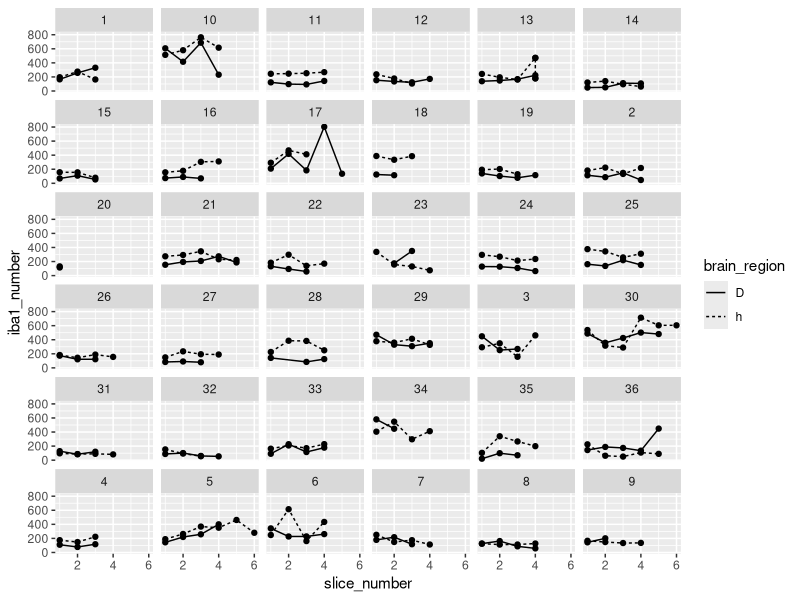
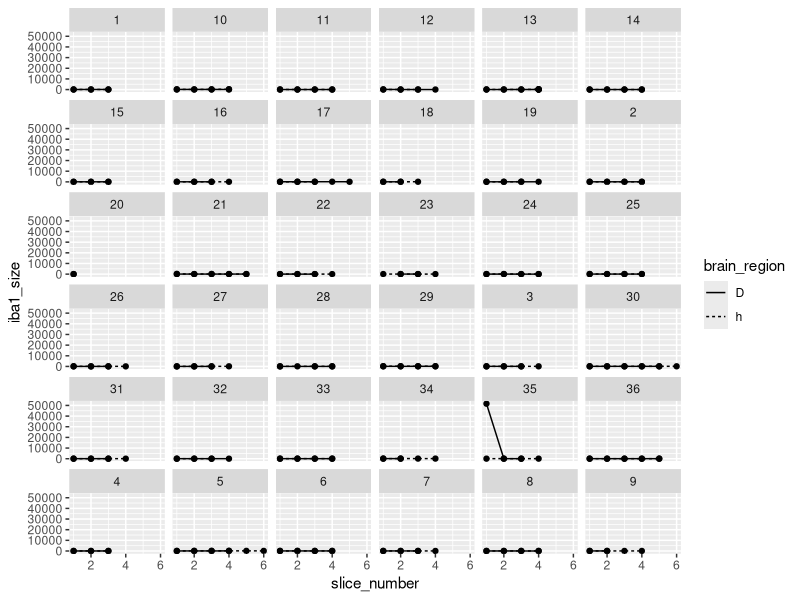
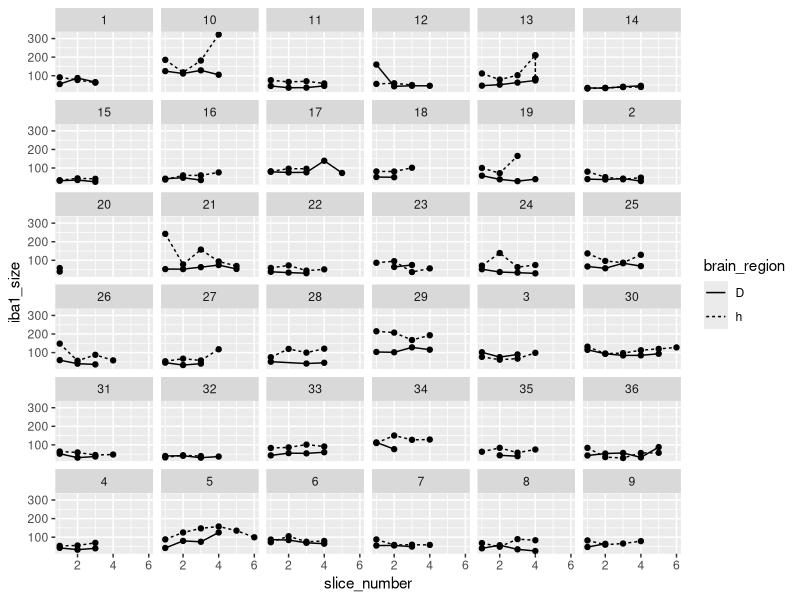
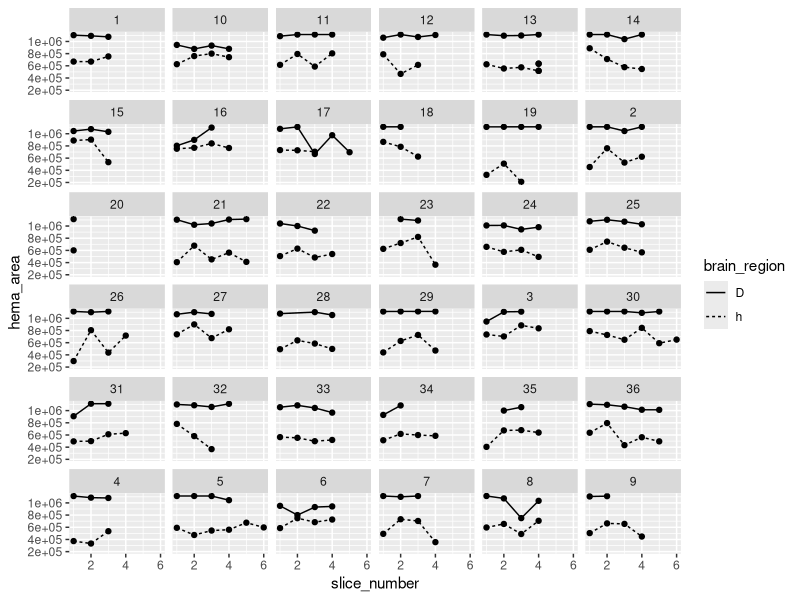
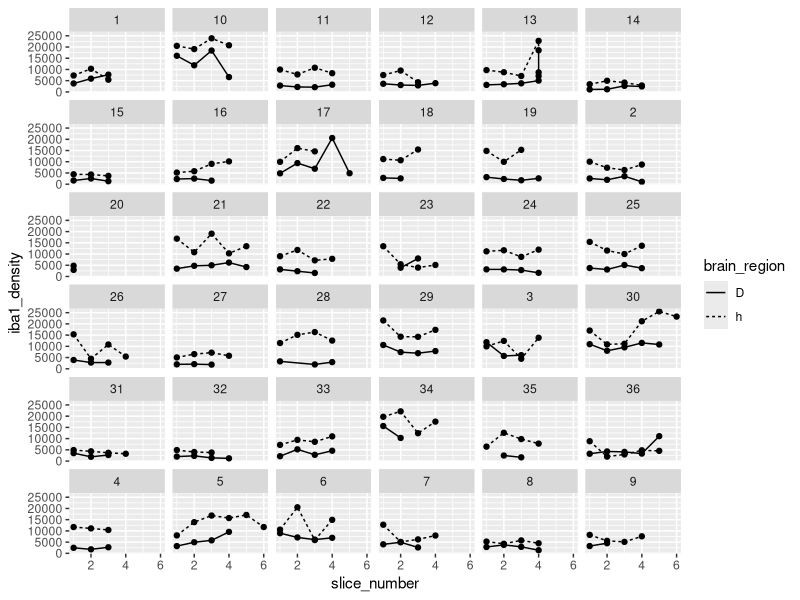

The R script that drew these images, in order:
## ---- chunk 1
#| label: load-packages
#| output: false

library("tidyverse")
## ---- chunk 2
#| label: session-info
sessionInfo()
## ---- chunk 3
#| label: mydata

# Create a dataframe called mydata
mydata <- 
  
  # Import the data
  read_csv(
    file ="data/iba1-data/experiment-3-iba1-data.csv",
    show_col_types = FALSE
    ) |> 
  
  # Separate the slice string into components by the delimiter "_"
  separate_wider_delim(
    cols = Slice, 
    delim = "_",
    names = c("id", "region_slice", NA, "signal_type")
  ) |>
  
  # Create three new columns
  # one for the slice number
  # one for the brain region (D = dorsal hippocampus and h = hypothalamus)
  # one for cell type (1 = H, 2 = DAB)
  mutate(
    brain_region = str_sub(region_slice, 1, 1),
    slice_number = parse_number(region_slice),
    signal_type = parse_number(signal_type),
    .before = Count
  ) |> 
  
  # Deselect variables of disinterest
  select(-region_slice, -"%Area")

# Show a summary of the dataframe
summary(mydata)
## ---- chunk 4
#| label: hema-data

# Create a new dataframe called "hema_data"
hema_data <-
  
  # Copy the original dataframe
  mydata |>
  
  # Filter to include just the hematoxylin data
  filter(signal_type == "1") |>
  
  # Rename the cell counts to be hematoxylin specific
  rename(
    hema_area  = "Total Area"
  ) |>
  
  # Deselect signal type
  select(-signal_type, -"Count", -"Average Size")

# Show a summary of the data
summary(hema_data)
## ---- chunk 5
#| label: iba1-data

# Create a new dataframe called "iba1_data"
iba1_data <-
  
  # Copy the original dataframe
  mydata |>
  
  # Filter to include just the iba1 data
  filter(signal_type == "2") |>
  
  # Rename the cell counts to be iba1 specific
  rename(
    iba1_number  = Count,
    iba1_size    = "Average Size"
  ) |>
  
  # Deselect signal type
  select(-signal_type, -"Total Area")

# Show a summary of the data
summary(iba1_data)
## ---- chunk 6
#| label: density-data

# Create a new dataframe called "density_data"
density_data <-
  
  # Copy the hematoxylin dataframe
  hema_data |>
  
  # Join the iba1 dataframe to the hematoxylin dataframe
  left_join(
    iba1_data, 
    by = join_by(id, brain_region, slice_number) 
    ) |>
  
  # Compute iba1 cell density (in cells per mm^3)
  mutate(
    iba1_density = iba1_number / (hema_area * 40 / 1e9)
  )

# Show a summary of the data
summary(density_data)
## ---- chunk 7
#| label: plot-number

# Call the iba1 dataframe
density_data |>
  
  # Plot each subject's iba1 cell number over slices to visualize potential outliers
  ggplot(
    aes(
      x = slice_number, 
      y = iba1_number, 
      linetype = brain_region
      )
    ) +
  
  # Facet by id
  facet_wrap(vars(id)) +
  
  # Plot individual data points
  geom_point() +
  
  # Plot connecting lines
  geom_line()
## ---- chunk 8
#| label: plot-size

# Call the iba1 dataframe
density_data |>
  
  # Plot each subject's iba1 cell size over slices to visualize potential outliers
  ggplot(
    aes(
      x = slice_number, 
      y = iba1_size, 
      linetype = brain_region
      )
    ) +
  
  # Facet by id
  facet_wrap(vars(id)) +
  
  # Plot individual data points
  geom_point() +
  
  # Plot connecting lines
  geom_line()
## ---- chunk 9
#| label: density-data-2

# Identify the row number of the outlier identified above
outlier_row <-
  density_data |>
  with(which(id == 35 & brain_region == "D" & slice_number == 1))

# Create a new dataframe excluding the row number of that outlier
density_data_2 <-
  density_data |>
  slice(-c(outlier_row))

# Show a summary of the dataframe
summary(density_data_2)
## ---- chunk 10
#| label: plot-size-2

# Call the iba1 dataframe
density_data_2 |>
  
  # Plot each subject's iba1 cell size over slices to visualize potential outliers
  ggplot(
    aes(
      x = slice_number, 
      y = iba1_size, 
      linetype = brain_region
      )
    ) +
  
  # Facet by id
  facet_wrap(vars(id)) +
  
  # Plot individual data points
  geom_point() +
  
  # Plot connecting lines
  geom_line()
## ---- chunk 11
#| label: plot-area-2

# Call the iba1 dataframe
density_data_2 |>
  
  # Plot each subject's iba1 cell density over slices to visualize potential outliers
  ggplot(
    aes(
      x = slice_number, 
      y = hema_area, 
      linetype = brain_region
      )
    ) +
  
  # Facet by id
  facet_wrap(vars(id)) +
  
  # Plot individual data points
  geom_point() +
  
  # Plot connecting lines
  geom_line()
## ---- chunk 12
#| label: plot-density-2

# Call the iba1 dataframe
density_data_2 |>
  
  # Plot each subject's iba1 cell density over slices to visualize potential outliers
  ggplot(
    aes(
      x = slice_number, 
      y = iba1_density, 
      linetype = brain_region
      )
    ) +
  
  # Facet by id
  facet_wrap(vars(id)) +
  
  # Plot individual data points
  geom_point() +
  
  # Plot connecting lines
  geom_line()
## ---- chunk 13
#| label: summary_data

# Create a new dataframe called "summary_data"
summary_data <-
  
  # Copy the "density_data" dataframe
  density_data |>
  
  # Grouped by subject id and brain region, compute the mean (avg), standard deviation (SD), and coefficient of variation (CV) for the number of hematoxylin stained cells, the number of iba1+ cells, and the iba1+ cell density across slices, as well as the number of slices counted, for each subject,
  group_by(id, brain_region) |>
  summarise(
    
    # Hematoxylin cells
    hema_area_avg = mean(hema_area),
    hema_area_sd  = sd(hema_area),
    hema_area_cv  = hema_area_sd / hema_area_avg * 100,
    
    # Iba1+ cells
    iba1_number_avg = mean(iba1_number),
    iba1_number_sd  = sd(iba1_number),
    iba1_number_cv  = iba1_number_sd / iba1_number_avg * 100,
    
    # Iba1+ cell density
    iba1_density_avg = mean(iba1_density),
    iba1_density_sd  = sd(iba1_density),
    iba1_density_cv  = iba1_density_sd / iba1_density_avg * 100,
      
    # Number of slices
    slices_counted = n()
  ) |>
  ungroup()

# Show a summary of the data
summary(summary_data)
## ---- chunk 14
#| label: arc-data

# Create a new dataframe called "arc_data
arc_data <-
  
  # Copy the "summary_data" dataframe
  summary_data |> 
  
  # Filter the dataframe to include only the brain region arc (arc = arcuate nucleus)
  filter(brain_region == "h") |>
  
  # Deselect the variable "brain_region", as it is no longer necessary
  select(-brain_region) |>
  
  # Rename the columns to be arc specific
  rename(
    
    # Hematoxylin area
    arc_hema_area_avg = hema_area_avg,
    arc_hema_area_sd  = hema_area_sd,
    arc_hema_area_cv  = hema_area_cv,
    
    # Iba1 cells
    arc_iba1_number_avg = iba1_number_avg,
    arc_iba1_number_sd  = iba1_number_sd,
    arc_iba1_number_cv  = iba1_number_cv,
    
    # Iba1 density
    arc_iba1_density_avg = iba1_density_avg,
    arc_iba1_density_sd  = iba1_density_sd,
    arc_iba1_density_cv  = iba1_density_cv,
    
    # Slices counts
    arc_slices_counted = slices_counted
  )

# Show a summary of the data
summary(arc_data)
## ---- chunk 15
#| label: ca1-data

# Create a new dataframe called "ca1_data
ca1_data <-
  
  # Copy the "summary_data" dataframe
  summary_data |> 
  
  # Filter the dataframe to include only the brain region ca1 (of the hippocampus)
  filter(brain_region == "D") |>
  
  # Deselect the variable "brain_region", as it is no longer necessary
  select(-brain_region) |>
  
  # Rename the columns to be ca1 specific
  rename(
    
    # Hematoxylin area
    ca1_hema_area_avg = hema_area_avg,
    ca1_hema_area_sd  = hema_area_sd,
    ca1_hema_area_cv  = hema_area_cv,
    
    # Iba1 cells
    ca1_iba1_number_avg = iba1_number_avg,
    ca1_iba1_number_sd  = iba1_number_sd,
    ca1_iba1_number_cv  = iba1_number_cv,
    
    # Iba1 density
    ca1_iba1_density_avg = iba1_density_avg,
    ca1_iba1_density_sd  = iba1_density_sd,
    ca1_iba1_density_cv  = iba1_density_cv,
    
    # Slices counts
    ca1_slices_counted = slices_counted
  )

# Show a summary of the data
summary(ca1_data)
## ---- chunk 16
#| label: iba1-data-processed

# Create a new dataframe called "iba1_data_processed"
iba1_data_processed <-
  
  # Copy the "arc_data" dataframe
  arc_data |>
  
  # Join the "ca1_data" dataframe to the "arc_data" dataframe by the key subject id
  left_join(ca1_data, by = join_by(id)) |>
  
  # Convert id to numeric
  mutate(id = as.numeric(id))

# Show a summary of the data
summary(iba1_data_processed)
## ---- chunk 17
#| label: statsdata-iba1

# Create a new dataframe
statsdata_iba1 <-
  
  # Import the current stats data frame
  read_csv(
    file ="data/experiment-3-statsdata.csv",
    show_col_types = FALSE
    ) |> 
  
  # Join the iba1 processed data to the stats data frame
  left_join(iba1_data_processed, by = join_by(id))
